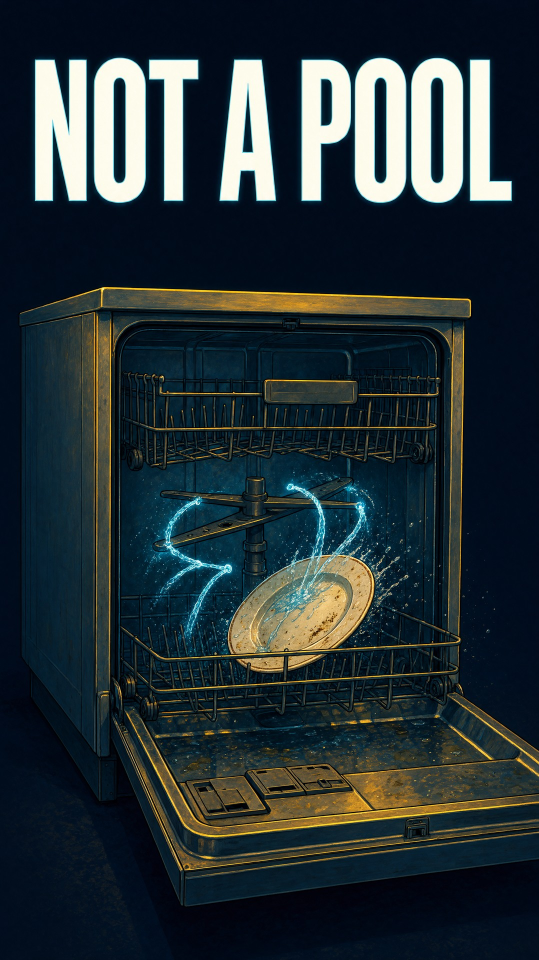
#> input picture workspace/kaggle/datasets/fcy_dishwasher_kaggle/Thumbnail.jpg, 1078 x 1920 px (shown at 1/2 size)
$ python -i test_stickman.py   (imports and definitions only)
#> lines starting #> are read from the running program, lines starting #| are printed output that depends on the picture
# STICKMAN TEST — 100% code skeleton animation (walk/run/jump-flip/land/victory)
import os, math, numpy as np
from PIL import Image, ImageDraw, ImageEnhance, ImageFont
FB=ImageFont.truetype('/home/user/explainer-pipeline/assets/fonts/Inter-Black.ttf',56*2)
FO=ImageFont.truetype('/home/user/explainer-pipeline/assets/fonts/Teko.ttf',110*2)
W,H=1080,1920; SS=2; FPS=30; DUR=10.0; N=int(DUR*FPS)
GY=1430  # ground
INK=(26,26,30); PAPER=(250,247,240); ORG=(226,96,40)
# ---- motion profile: x(t) precompute (continuous) ----
# [7 lines left out: function vel, not called in this run]
X=[120.0]
# [1 line not run here, left out]
TJ,TA=5.5,0.95                            # jump launch, airtime
# [1 line that did not run here, left out]
def smooth(a): return a*a*(3-2*a)
# [45 lines left out: functions pose, jump_dy, dy_air, not called in this run]
L1,L2,A1,A2,TOR,HR=190,190,146,146,260,62
# [38 lines left out: function draw_man, not called in this run]
def frame(i):
    t=i/FPS
    im=Image.new("RGB",(W*SS,H*SS),PAPER)
    d=ImageDraw.Draw(im)
    camx=max(0,X[i]-W*0.40)
    # dot grid
    gx0=int(camx//80)*80
    for gx in range(gx0,int(camx)+W+80,80):
        for gy in range(80,H,80):
            d.ellipse(((gx-camx)*SS-3,gy*SS-3,(gx-camx)*SS+3,gy*SS+3),fill=(214,208,196))
    # ground
    d.line([(0,GY*SS+40),(W*SS,GY*SS+40)],fill=INK,width=8*SS)
    # obstacle
    ox=(OBX-camx)
    d.rounded_rectangle((ox*SS-110*SS,(GY-380)*SS,ox*SS+110*SS,GY*SS+40),24,outline=INK,width=9*SS,fill=(240,233,220))
    d.text((ox*SS-38*SS,(GY-300)*SS),"42",font=FO,fill=INK)
    P=pose(t)
    y=GY-0.92*(L1+L2)+P['bob']+dy_air(t)
    draw_man(d,(X[i]-camx),y,P)
    # dust on land/skid
    if P.get('ddust',0)>0:
        rng=np.random.default_rng(777)
        for k in range(14):
            a=rng.uniform(0,3.14); rr=rng.uniform(10,90)*P['ddust']
            px=(X[i]-camx-50-rr*math.cos(a)*0.8); py=GY-8-rr*math.sin(a)*0.45
            rad=(3+5*P['ddust'])
            d.ellipse(((px-rad)*SS,(py-rad)*SS,(px+rad)*SS,(py+rad)*SS),fill=(190,182,168))
    # confetti on victory
    if t>=7.8:
        rng=np.random.default_rng(99)
        for k in range(26):
            px=rng.uniform(0.1,0.9)*W; spd=rng.uniform(140,260); ph0=rng.uniform(0,6)
            py=(t-7.8)*spd+rng.uniform(-300,0)
            if 0<py<H:
                col=ORG if k%2 else (240,180,40)
                d.ellipse(((px-7)*SS,(py-7)*SS,(px+7)*SS,(py+7)*SS),fill=col)
    # top title
    d.text((60*SS,90*SS),"STICKMAN • 100% CODE",font=FB,fill=INK)
    out=im.resize((W,H),Image.LANCZOS)
    if t<0.2: out=ImageEnhance.Brightness(out).enhance(0.6+2*t)
    if t>DUR-0.5: out=ImageEnhance.Brightness(out).enhance(max(0.2,(DUR-t)/0.5+0.4))
    return out
# [7 lines not run here, left out]

>>> import cv2
>>> picture = cv2.imread('../../kaggle/datasets/fcy_dishwasher_kaggle/Thumbnail.jpg', cv2.IMREAD_GRAYSCALE)
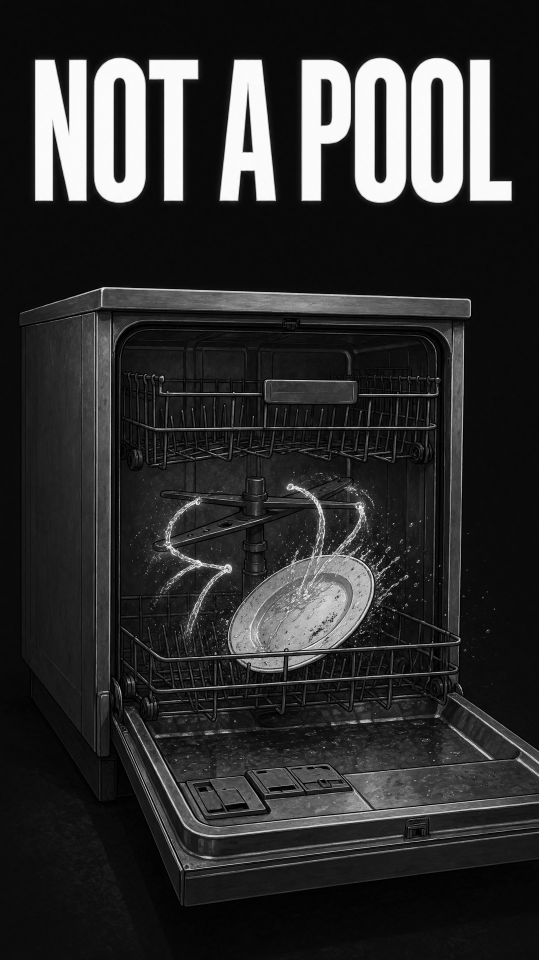
#> picture: shape (1920, 1078) (shown at 1/2 size); min 0, max 255, mean 46.8
>>> result = frame(picture)
#> in frame, `im=Image.new("RGB",(W*SS,H*SS),PAPER)`:
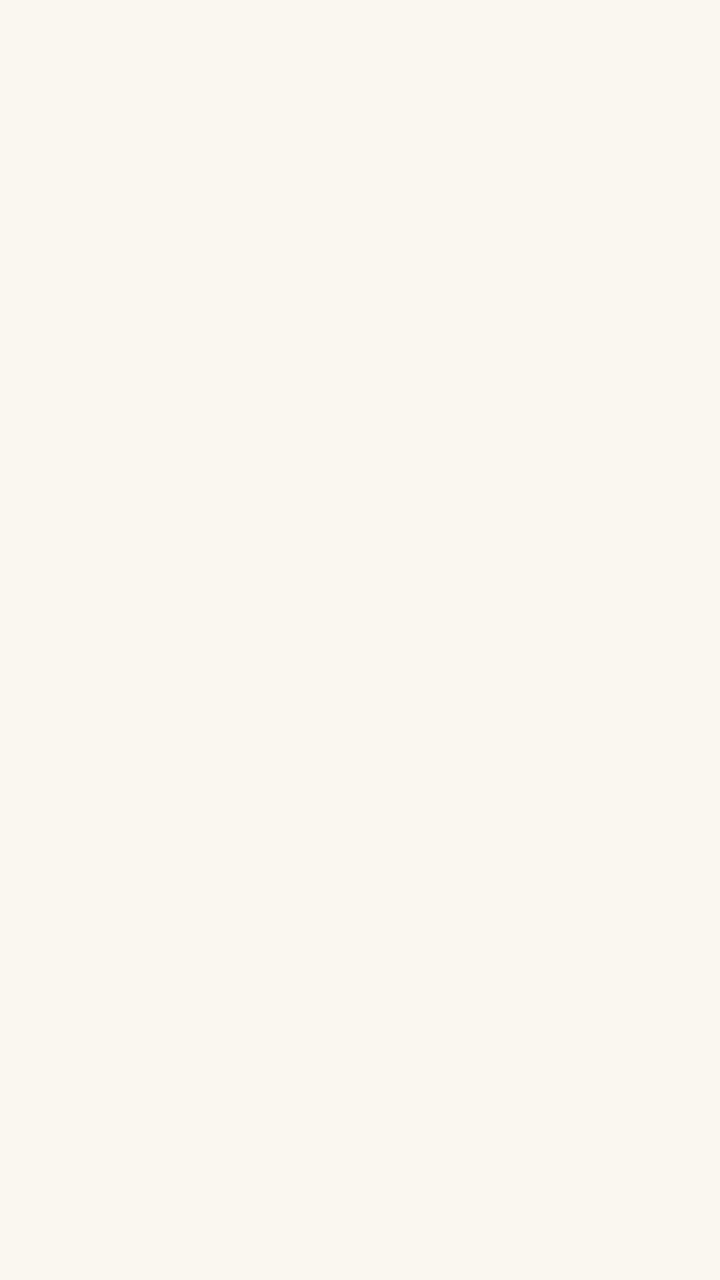
#> im: PIL image 2160x3840 RGB (shown at 1/3 size); mean R, G, B 250, 247, 240
#> (the run stopped early here; a loop or call above may not have finished)
